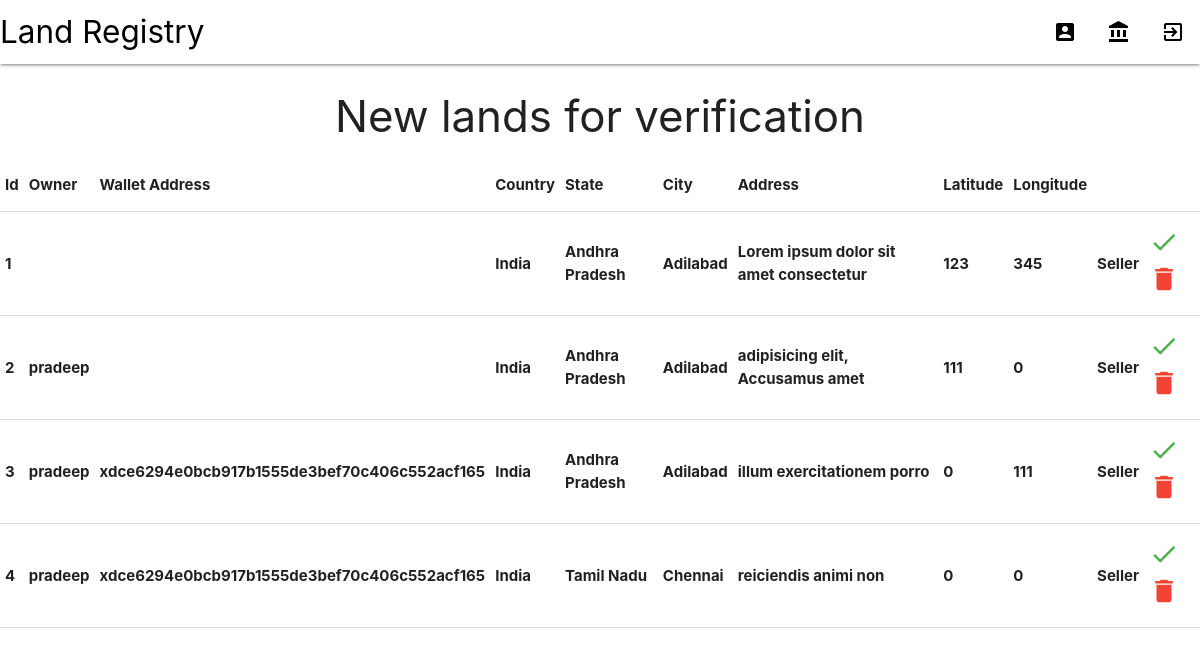
/admin/admin_lands.php (signed in), run on the app's committed database.
### tables this page shows
CREATE TABLE `property` (
  `id` int(11) NOT NULL,
  `owner` varchar(50) NOT NULL,
  `owner_wallet` varchar(50) NOT NULL,
  `country` text NOT NULL,
  `state` text NOT NULL,
  `city` text NOT NULL,
  `propertyaddress` text NOT NULL,
  `latitude` text NOT NULL,
  `longitude` text NOT NULL,
  `verifier` varchar(50) NOT NULL,
  `hash` varchar(50) NOT NULL,
  `verified` int(11) NOT NULL
);

### admin/admin_lands.php (the view, shortened to what this page needs)
<?php
if (isset($_SESSION['id']) && isset($_SESSION['user_name']) && isset($_SESSION['wallet'])) {
    if ($_SESSION['role']==0) {
?>
<?php include '../components/header.php'?>
<body>
    <?php include '../user_components/admin_navbar.php' ?>
    <?php include '../includes/config.inc.php' ?>
    <h3 class='center'>New lands for verification</h3>
    <table>
        <thead>
            <tr>
                <th>Id</th>
                <th>Owner</th>
                <th>Wallet Address</th>
                <th>Country</th>
                <th>State</th>
                <th>City</th>
                <th>Address</th>
                <th>Latitude</th>
                <th>Longitude</th>
            </tr>
        </thead>
        <tbody>
            <?php
            $sql = "SELECT * FROM property";
            $result = mysqli_query($conn, $sql);
            while($row = $result -> fetch_assoc()){
                    if($row['verified']==0){
                            echo '<tr>
                                <th>'. $row['id'] .'</th>
                                <th>'. $row['owner'] .'</th>
                                <th>'. $row['owner_wallet'] .'</th>
                                <th>'. $row['country'] .'</th>
                                <th>'. $row['state'] .'</th>
                                <th>'. $row['city'] .'</th>
                                <th>'. $row['propertyaddress'] .'</th>
                                <th>'. $row['latitude'] .'</th>
                                <th>'. $row['longitude'] .'</th>
                                <th>Seller</th>
                                <th>
                                <a class="green-text" href="approve_land.php?id='. $row['id'] .'"><i class="small material-icons">done</i></a></button>
                                <a class="red-text" href="delete_land.php?id='. $row['id'] .'"><i class="small material-icons">delete</i></a></button>
                                </th>
                            </tr>';
                    }
            }
            ?>
        </tbody>
    </table>
</body>
</html>
<?php
} else {
    header("Location: ../login.php?error=Your not a super user");
	exit();
}
}else{
    header("Location: login.php");
    exit();
}
?>

### components/header.php (shortened to what this page needs)
<?php
$site_name='Land Registry';
?>
<!DOCTYPE html>
<html lang="en">
<head>
    <link rel="stylesheet" href="https://cdnjs.cloudflare.com/ajax/libs/materialize/1.0.0/css/materialize.min.css">
    <link rel="stylesheet" href="assets/css/style.css">
    <link rel="stylesheet" href="../assets/css/style.css">
</head>

### user_components/admin_navbar.php
<nav>
    <div class="nav-wrapper white">
        <a href="#!" class="black-text brand-logo"><?php echo $site_name?></a>
        <ul class="right hide-on-med-and-down">
            <li><a class="black-text" href="admin_users.php"><i class="material-icons">account_box</i></a></li>
            <li><a class="black-text" href="admin_lands.php"><i class="material-icons">account_balance</i></a></li>
            <li><a class="black-text" href="logout.php"><i class="material-icons">exit_to_app</i></a></li>
        </ul>
    </div>
</nav>

### data on the page
property: id "1", country "India", state "Andhra Pradesh", city "Adilabad", propertyaddress "Lorem ipsum dolor sit amet consectetur", latitude "123", longitude "345"
property: id "2", owner "pradeep", country "India", state "Andhra Pradesh", city "Adilabad", propertyaddress "adipisicing elit, Accusamus amet", latitude "111", longitude "0"
property: id "3", owner "pradeep", owner_wallet "xdce6294e0bcb917b1555de3bef70c406c552acf165", country "India", state "Andhra Pradesh", city "Adilabad", propertyaddress "illum exercitationem porro", latitude "0", longitude "111"
property: id "4", owner "pradeep", owner_wallet "xdce6294e0bcb917b1555de3bef70c406c552acf165", country "India", state "Tamil Nadu", city "Chennai", propertyaddress "reiciendis animi non", latitude "0", longitude "0"

### other printed values
$site_name "Land Registry"
